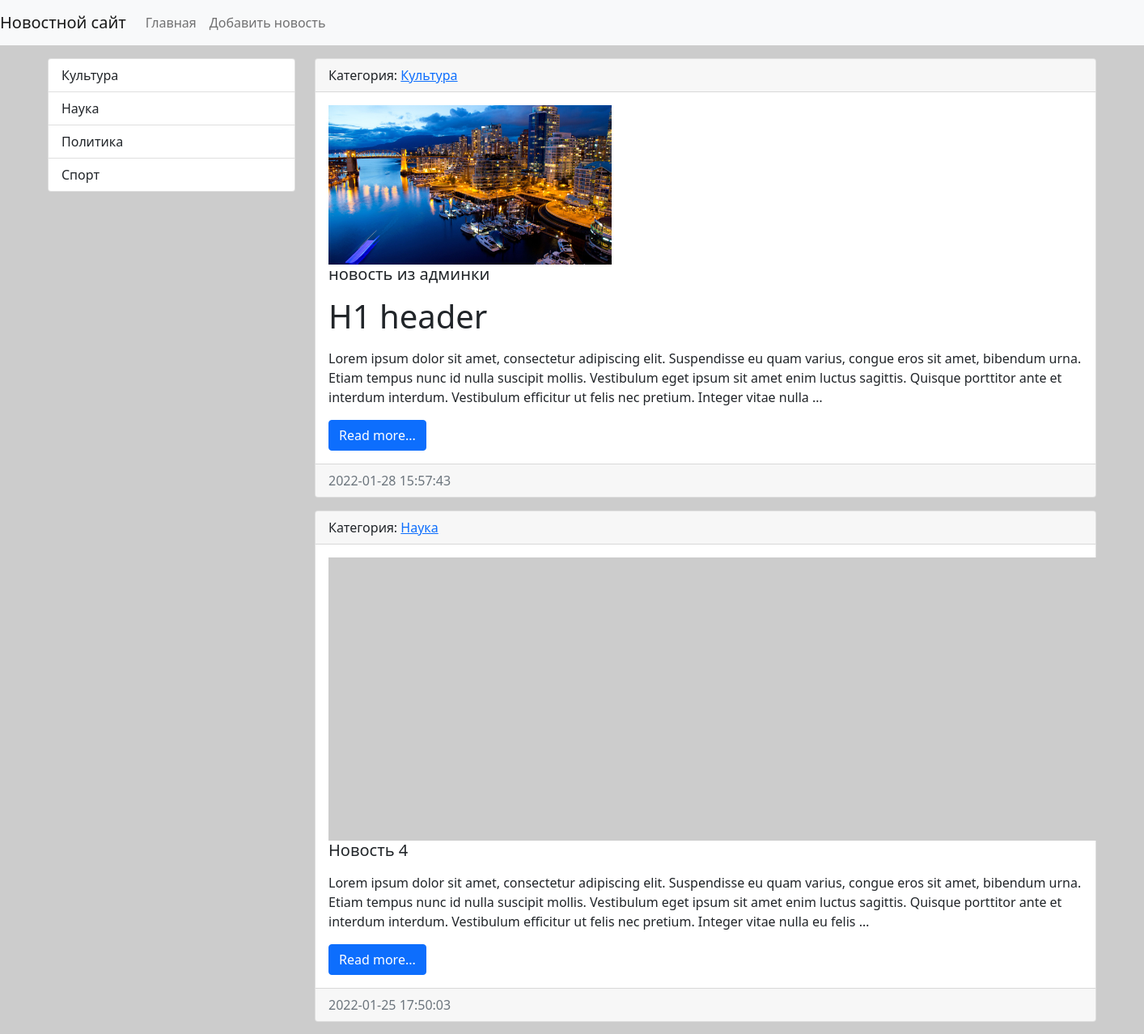
The app's page / (upper part), older data.
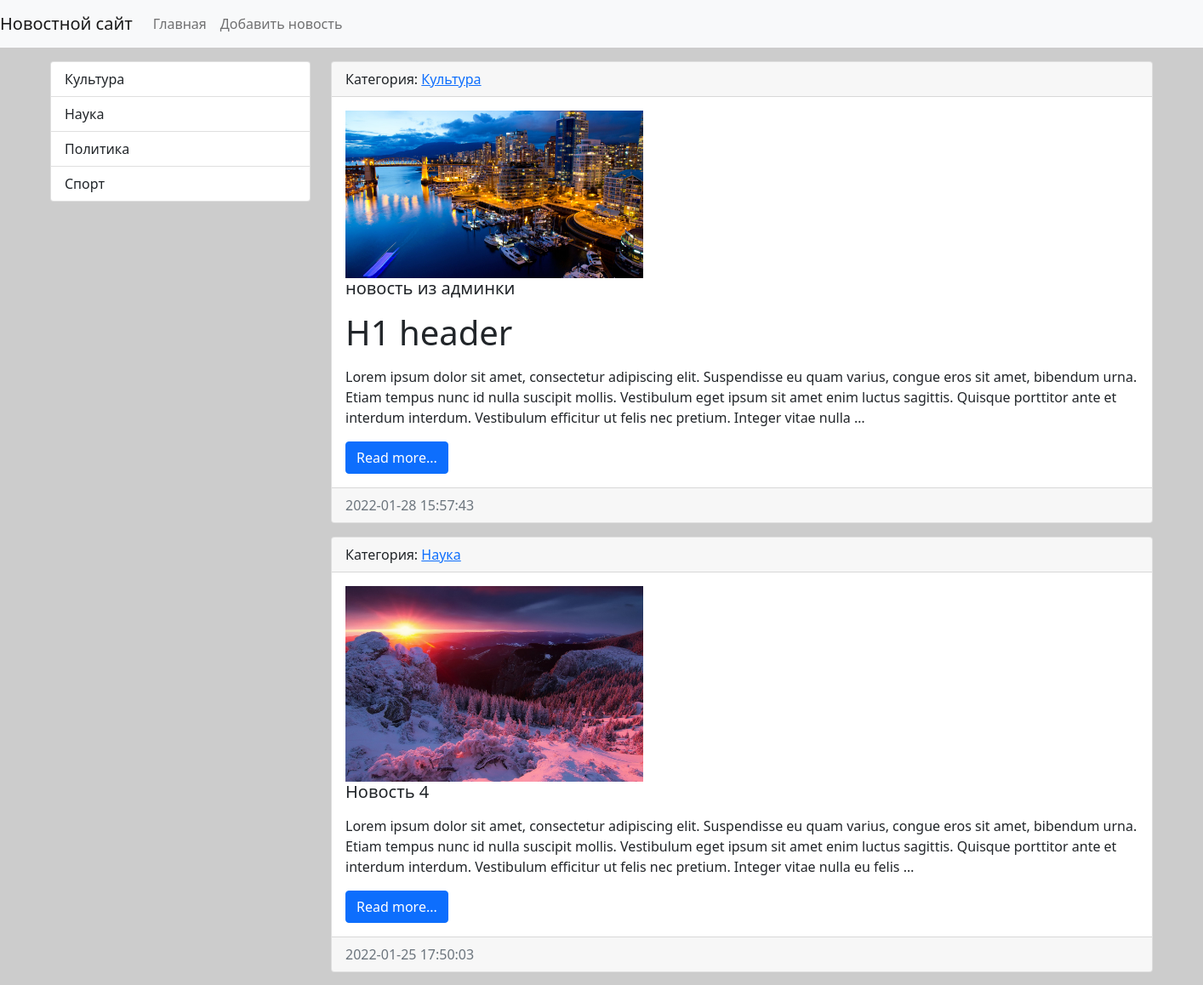
The same page, newer data.
### news/models.py (models this page shows, shortened)
class Category(models.Model):
    title = models.CharField(max_length=150, db_index=True, verbose_name='Наименование категории')
    def get_absolute_url(self):
        return reverse('category', kwargs={"category_id": self.pk})
    def __str__(self):
        return self.title
    class Meta:
        verbose_name = 'Категория'
        verbose_name_plural = 'Категории'
        ordering = ['title']

class News(models.Model):
    title = models.CharField(max_length=150, verbose_name='Наименование')
    content = models.TextField(blank=True, verbose_name='Контент')
    created_at = models.DateTimeField(auto_now_add=True, verbose_name='Дата публикации')
    updated_at = models.DateTimeField(auto_now=True, verbose_name='Обновлено')
    photo = models.ImageField(upload_to='photos/%Y/%m/%d/', verbose_name='Фото', blank=True)
    is_published = models.BooleanField(default=True, verbose_name='Опубликовано')
    category = models.ForeignKey('Category', on_delete=models.PROTECT, verbose_name='Категория')
    def get_absolute_url(self):
        return reverse('view_news', kwargs={"news_id": self.pk})
    class Meta:
        verbose_name = 'Новость'
        verbose_name_plural = 'Новости'
        ordering = ['-created_at']

### news/views.py (the view)
# urls.py: path('', index, name='home'),
def index(request):
    news = News.objects.all()
    context = {
        'news': news,
        'title': 'Список новостей',
    }
    return render(request, template_name='news/index.html', context=context)

### news/templatetags/news_tags.py (called while the page is built)
@register.inclusion_tag('news/list_categories.html')
def show_categories(arg1='Hello', arg2='world'):
    categories = Category.objects.all()
    return {"categories": categories, "arg1": arg1, "arg2": arg2}

### news/templates/news/index.html (shortened to what this page needs)
{% extends 'base.html' %}
{% block sidebar %}
{% include 'inc/_sidebar.html' %}
{% endblock %}
{% block content %}
{% for item in news %}
<div class="card mb-3">
    <div class="card-header">
        Категория: <a href="{{ item.category.get_absolute_url}}">{{ item.category }}</a>
    </div>
    <div class="card-body">
        <div class="media">
            {% if item.photo %}
            <img src="{{ item.photo.url }}" alt="" width="350" class="mr-3">
            {% else %}
            <img src="https://picsum.photos/id/1060/350/235/?blur=2" alt="" class="mr-3">
            {% endif %}
            <div class="media-body">
                <h5 class="card-title">{{ item.title }}</h5>
                <p class="card-text">{{ item.content|safe|linebreaks|truncatewords:50 }}</p>
                <a href="{{item.get_absolute_url}}" class="btn btn-primary">Read more...</a>
            </div>
        </div>
    </div>
    <div class="card-footer text-muted">
        {{ item.created_at|date:"Y-m-d H:i:s" }}
    </div>
</div>
{% endfor %}
{% endblock %}

### templates/base.html (shortened to what this page needs)
{% load static %}
<!doctype html>
<html lang="en">
<head>
    <link rel="stylesheet" href="{% static 'bootstrap/css/bootstrap.min.css' %}">
    <link rel="stylesheet" href="{% static 'css/style.css' %}">
</head>
<body>
{% include 'inc/_nav.html' %}
<div class="container mt-3">
    <div class="row">
        <div class="col-md-3">
            {% block sidebar %}SIDEBAR{% endblock %}
        </div>
        <div class="col-md-9">
            {% block content %}CONTENT{% endblock %}
        </div>
    </div>
</div>
</body>
</html>

### templates/inc/_nav.html (shortened to what this page needs)
<nav class="navbar navbar-expand-lg navbar-light bg-light">
    <a class="navbar-brand" href="{% url 'home' %}">Новостной сайт</a>
    <div class="collapse navbar-collapse" id="navbarSupportedContent">
        <ul class="navbar-nav mr-auto">
            <li class="nav-item"><a class="nav-link" href="{% url 'home' %}">Главная</a></li>
            <li class="nav-item"><a class="nav-link" href="{% url 'add_news' %}">Добавить новость</a></li>
        </ul>
    </div>
</nav>

### templates/inc/_sidebar.html (shortened to what this page needs)
{% load news_tags %}
{% show_categories arg2='User' %}

### news/templates/news/list_categories.html
<div class="list-group">
    {% for item in categories %}
    <a href="{{ item.get_absolute_url}}" class="list-group-item list-group-item-action">{{ item.title }}</a>
    {% endfor %}
</div>

### mysite/static/css/style.css (style rules this page uses)
body { background-color: #ccc; }

Row changes from the older to the newer data that the page shows:
changed News "Новость 4": photo: picture added
